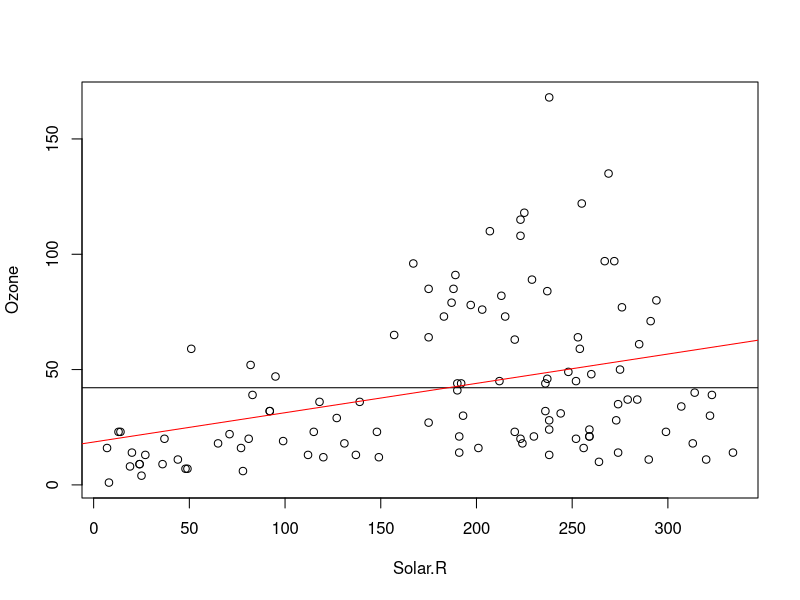

Recreate this plot in R. (Note: this script raises an error after producing the figure.)
data("airquality")

names(airquality)

plot(Ozone~Solar.R,data=airquality)

mean.ozone <- mean(airquality$Ozone,na.rm = T)
abline(h=mean.ozone)

model1 <- lm(Ozone~Solar.R,data=airquality)
model1 

abline(model1,col="red")
plot(model) # shows the residulas and the distribustion(normal or not )

termplot(model1)
summary(model1)
